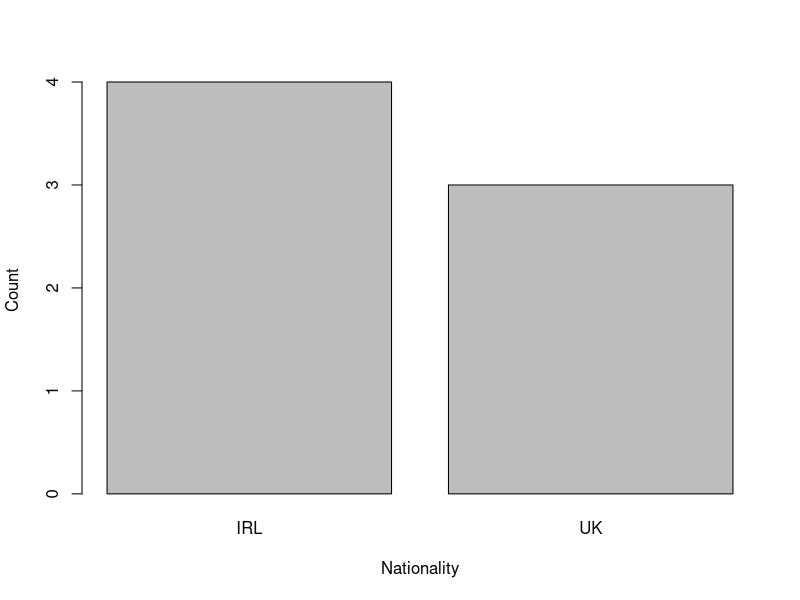
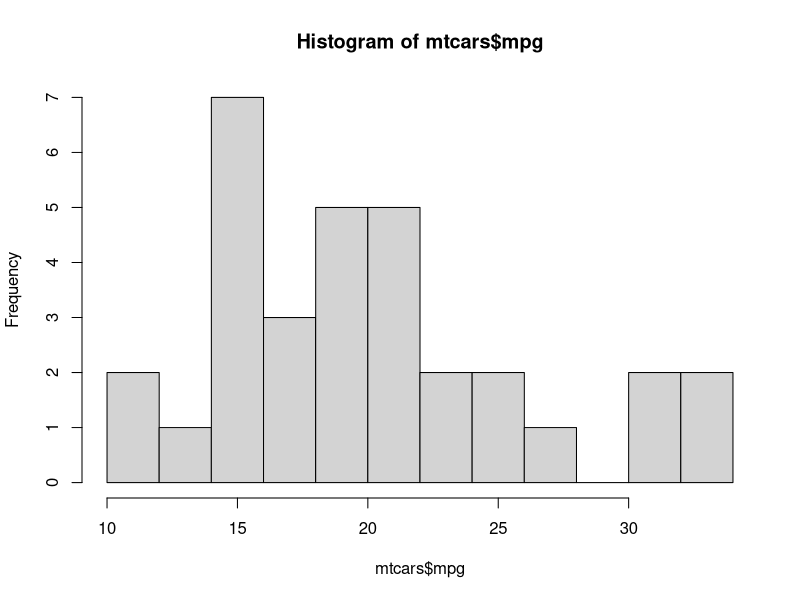
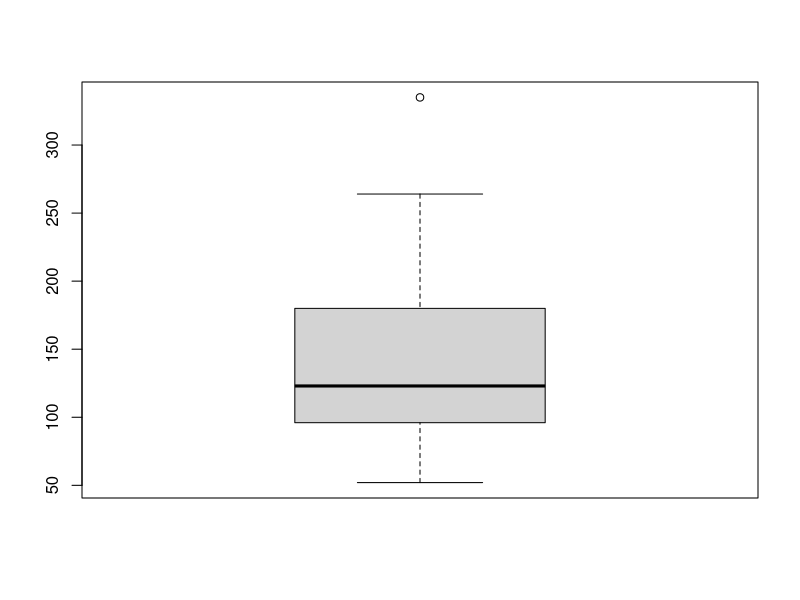
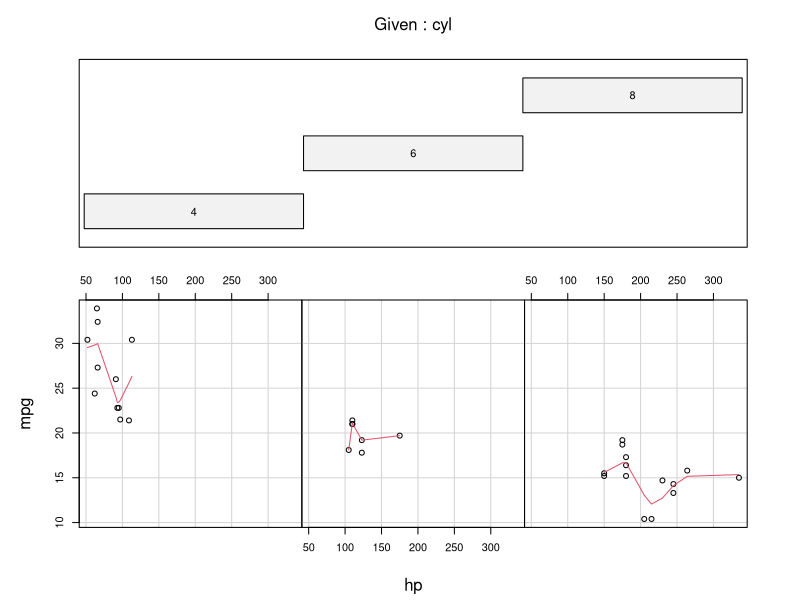

Generate these figures, in order, with R:
name <- c("Amy","Bill","Carl")
DAD <- c(80,65,50)
BDA <- c(70,50,80)
gender <- as.factor(c("F","M","M"))
nationality <- as.factor(c("IRL","UK","IRL"))
age <- c(20,21,22)
student.df <- data.frame(name,DAD,BDA,gender,nationality,age)
student.df$averge <- (student.df$DAD + student.df$BDA)/2
student.df <- rbind(student.df,c("Dennis",70,50,"M","UK",23,70))
nationality <- as.character(nationality)
student.df <- rbind(student.df,c("Himanshu",80,90,"M","IRL",25,85),c("Amod",70,80,"M","IRL",25,75),c("Vidya",60,95,"F","UK",24,80))
nationality <- as.factor(nationality)
student.df$BDA <- as.numeric(student.df$BDA)
student.df$DAD <- as.numeric(student.df$DAD)
averages <- tapply(student.df$BDA, student.df$nationality,mean)
barplot(table(student.df$nationality),xlab = "Nationality", ylab = "Count")
Minimum <- c(min(student.df$DAD),min(student.df$BDA))
Maximum <- c(max(student.df$DAD),max(student.df$BDA))
Means <- c(mean(student.df$DAD),mean(student.df$BDA))
Standard.Deviation <- c(sd(student.df$DAD),sd(student.df$BDA))
results <- data.frame(Minimum,Maximum,Means,Standard.Deviation)
row.names(results) <- c("DAD","BDA")
mtcars$cyl <- as.factor(mtcars$cyl)
mtcars$am <- factor(mtcars$am, labels=c("Automatic", "Manual"), levels=c(0,1))
hist(mtcars$mpg ,breaks = 10)
boxplot(mtcars$hp)
coplot(mpg ~ hp | cyl, data = mtcars, panel = panel.smooth, rows = 1)
#1
mtcars$am <- as.character(mtcars$am)
print(table(mtcars$am))

